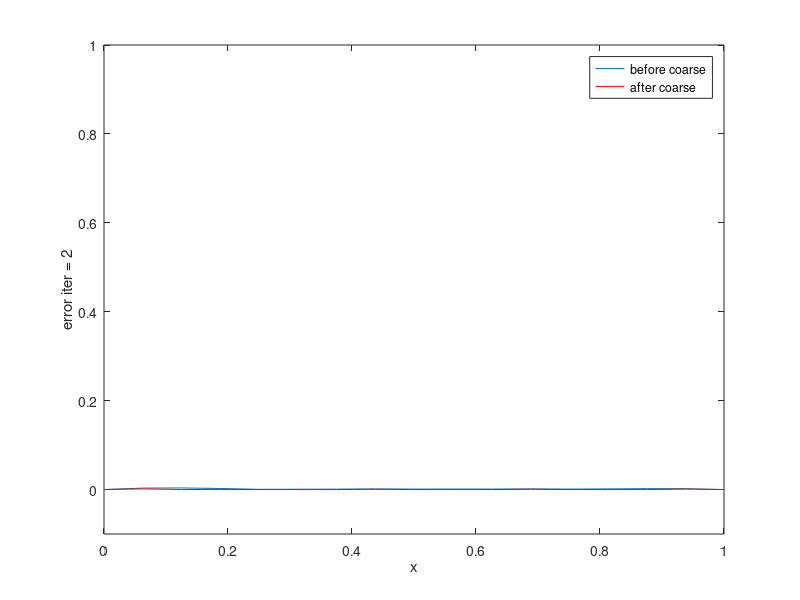

Source code (MATLAB):
l=4;
J=2^l-1;
e=ones(J,1);
h=1/(J+1);
x=0:h:1;
A=1/h^2*spdiags([e -2*e e],[-1 0 1],J,J);
Jc=2^(l-1)-1;                             % coarse grid size
P=sparse(J,Jc);                           % prolongation by interpolation
for j=1:Jc
  P(2*j,j)=1; P(2*j-1,j)=0.5; P(2*j+1,j)=0.5;
end;
R=0.5*P';                                 % restriction
Ac=R*A*P;                                 % coarse matrix by Galerkin 
nu=2;                                     % number of smoothing steps    
rng('default'); u=rand(J,1);              % use same random initial guess
w=2/3;                                    % Jacobi damping parameter  
for n=1:3
  for i=1:nu
    u=u+w*h^2/2*A*u;                      % Jacobi damping step
  end;
  plot(x,[0;u;0],'-');                    % plot before coarse correction
  xlabel('x');ylabel(['error iter = ' num2str(i)])
  axis([0 1 -0.1 1])
  rc=R*(-A*u);                            % compute residual, f=0  
  u=u+P*(Ac\rc);                          % solve coarse problem
  hold on
  plot(x,[0;u;0],'-r');
  legend('before coarse','after coarse')
  hold off
  pause
end;
